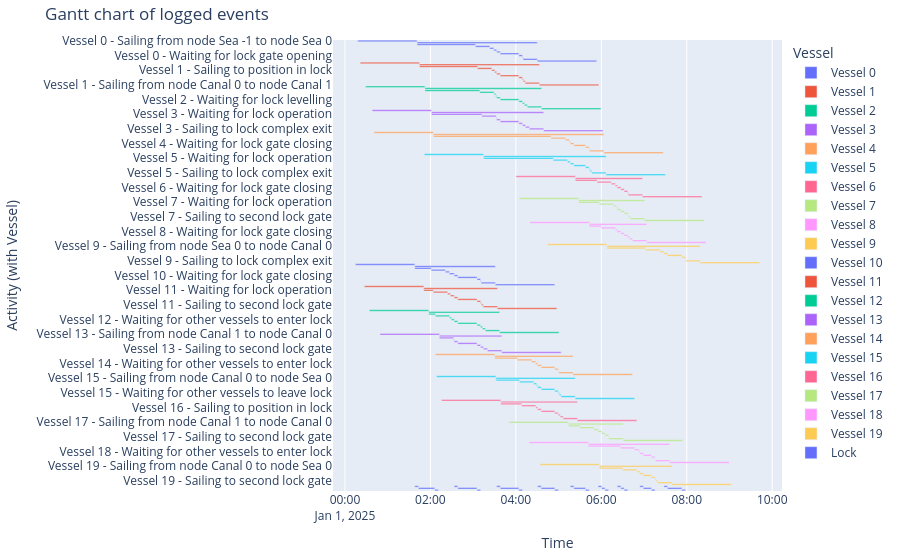

The notebook cell this image was saved under:
### Markdown cell above
#### Gantt chart of event table

### Code cell
df_eventtable = opentnsim.core.logutils.logbook2eventtable([*vessels, lock_chamber])
fig = generate_vessel_gantt_chart(df_eventtable)

### Figure 1 — Plotly figure (JSON) as saved in the notebook; plotly's stock layout.template omitted (floating-point values rounded to 4 significant figures)
{"data": [{"base": ["2025-01-01T00:17:55.000000000", "2025-01-01T01:41:15.000000000", "2025-01-01T01:41:15.000000000", "2025-01-01T03:03:18.000000000", "2025-01-01T03:23:18.000000000", "2025-01-01T03:28:58.000000000", "2025-01-01T03:33:06.000000000", "2025-01-01T03:38:06.000000000", "2025-01-01T04:04:16.000000000", "2025-01-01T04:09:16.000000000", "2025-01-01T04:10:05.000000000", "2025-01-01T04:30:05.000000000"], "hovertemplate": "object name=Vessel 0<br>start time=%{base}<br>stop time=%{x}<br>activity label=%{y}<extra></extra>", "legendgroup": "Vessel 0", "marker": {"color": "#636efa", "pattern": {"shape": ""}}, "name": "Vessel 0", "orientation": "h", "showlegend": true, "textposition": "auto", "type": "bar", "x": [5000000, 10130000, 4923000, 1200000, 340000, 248000, 300000, 1570000, 300000, 49000, 1200000, 5000000], "xaxis": "x", "y": ["Vessel 0 - Sailing from node Sea -1 to node Sea 0", "Vessel 0 - Sailing from node Sea 0 to node Canal 0", "Vessel 0 - Waiting for lock operation", "Vessel 0 - Sailing to first lock gate", "Vessel 0 - Sailing to position in lock", "Vessel 0 - Waiting for other vessels to enter lock", "Vessel 0 - Waiting for lock gate closing", "Vessel 0 - Waiting for lock levelling", "Vessel 0 - Waiting for lock gate opening", "Vessel 0 - Sailing to second lock gate", "Vessel 0 - Sailing to lock complex exit", "Vessel 0 - Sailing from node Canal 0 to node Canal 1"], "yaxis": "y"}, {"base": ["2025-01-01T00:21:25.000000000", "2025-01-01T01:44:45.000000000", "2025-01-01T01:44:45.000000000", "2025-01-01T03:06:18.000000000", "2025-01-01T03:26:18.000000000", "2025-01-01T03:30:21.000000000", "2025-01-01T03:33:06.000000000", "2025-01-01T03:38:06.000000000", "2025-01-01T04:04:16.000000000", "2025-01-01T04:09:16.000000000", "2025-01-01T04:10:39.000000000", "2025-01-01T04:13:05.000000000", "2025-01-01T04:33:05.000000000"], "hovertemplate": "object name=Vessel 1<br>start time=%{base}<br>stop time=%{x}<br>activity label=%{y}<extra></extra>", "legendgroup": "Vessel 1", "marker": {"color": "#EF553B", "pattern": {"shape": ""}}, "name": "Vessel 1", "orientation": "h", "showlegend": true, "textposition": "auto", "type": "bar", "x": [5000000, 10100000, 4893000, 1200000, 243000, 165000, 300000, 1570000, 300000, 83000, 146000, 1200000, 5000000], "xaxis": "x", "y": ["Vessel 1 - Sailing from node Sea -1 to node Sea 0", "Vessel 1 - Sailing from node Sea 0 to node Canal 0", "Vessel 1 - Waiting for lock operation", "Vessel 1 - Sailing to first lock gate", "Vessel 1 - Sailing to position in lock", "Vessel 1 - Waiting for other vessels to enter lock", "Vessel 1 - Waiting for lock gate closing", "Vessel 1 - Waiting for lock levelling", "Vessel 1 - Waiting for lock gate opening", "Vessel 1 - Waiting for other vessels to leave lock", "Vessel 1 - Sailing to second lock gate", "Vessel 1 - Sailing to lock complex exit", "Vessel 1 - Sailing from node Canal 0 to node Canal 1"], "yaxis": "y"}, {"base": ["2025-01-01T00:28:58.000000000", "2025-01-01T01:52:18.000000000", "2025-01-01T01:52:18.000000000", "2025-01-01T03:09:18.000000000", "2025-01-01T03:29:18.000000000", "2025-01-01T03:31:43.000000000", "2025-01-01T03:33:06.000000000", "2025-01-01T03:38:06.000000000", "2025-01-01T04:04:16.000000000", "2025-01-01T04:09:16.000000000", "2025-01-01T04:12:02.000000000", "2025-01-01T04:16:05.000000000", "2025-01-01T04:36:05.000000000"], "hovertemplate": "object name=Vessel 2<br>start time=%{base}<br>stop time=%{x}<br>activity label=%{y}<extra></extra>", "legendgroup": "Vessel 2", "marker": {"color": "#00cc96", "pattern": {"shape": ""}}, "name": "Vessel 2", "orientation": "h", "showlegend": true, "textposition": "auto", "type": "bar", "x": [5000000, 9827000, 4620000, 1200000, 145000, 83000, 300000, 1570000, 300000, 166000, 243000, 1200000, 5000000], "xaxis": "x", "y": ["Vessel 2 - Sailing from node Sea -1 to node Sea 0", "Vessel 2 - Sailing from node Sea 0 to node Canal 0", "Vessel 2 - Waiting for lock operation", "Vessel 2 - Sailing to first lock gate", "Vessel 2 - Sailing to position in lock", "Vessel 2 - Waiting for other vessels to enter lock", "Vessel 2 - Waiting for lock gate closing", "Vessel 2 - Waiting for lock levelling", "Vessel 2 - Waiting for lock gate opening", "Vessel 2 - Waiting for other vessels to leave lock", "Vessel 2 - Sailing to second lock gate", "Vessel 2 - Sailing to lock complex exit", "Vessel 2 - Sailing from node Canal 0 to node Canal 1"], "yaxis": "y"}, {"base": ["2025-01-01T00:38:13.000000000", "2025-01-01T02:01:33.000000000", "2025-01-01T02:01:33.000000000", "2025-01-01T03:12:18.000000000", "2025-01-01T03:32:18.000000000", "2025-01-01T03:33:06.000000000", "2025-01-01T03:38:06.000000000", "2025-01-01T04:04:16.000000000", "2025-01-01T04:09:16.000000000", "2025-01-01T04:13:25.000000000", "2025-01-01T04:19:05.000000000", "2025-01-01T04:39:05.000000000"], "hovertemplate": "object name=Vessel 3<br>start time=%{base}<br>stop time=%{x}<br>activity label=%{y}<extra></extra>", "legendgroup": "Vessel 3", "marker": {"color": "#ab63fa", "pattern": {"shape": ""}}, "name": "Vessel 3", "orientation": "h", "showlegend": true, "textposition": "auto", "type": "bar", "x": [5000000, 9452000, 4245000, 1200000, 48000, 300000, 1570000, 300000, 249000, 340000, 1200000, 5000000], "xaxis": "x", "y": ["Vessel 3 - Sailing from node Sea -1 to node Sea 0", "Vessel 3 - Sailing from node Sea 0 to node Canal 0", "Vessel 3 - Waiting for lock operation", "Vessel 3 - Sailing to first lock gate", "Vessel 3 - Sailing to position in lock", "Vessel 3 - Waiting for lock gate closing", "Vessel 3 - Waiting for lock levelling", "Vessel 3 - Waiting for lock gate opening", "Vessel 3 - Waiting for other vessels to leave lock", "Vessel 3 - Sailing to second lock gate", "Vessel 3 - Sailing to lock complex exit", "Vessel 3 - Sailing from node Canal 0 to node Canal 1"], "yaxis": "y"}, {"base": ["2025-01-01T00:40:58.000000000", "2025-01-01T02:04:18.000000000", "2025-01-01T02:04:18.000000000", "2025-01-01T04:49:29.000000000", "2025-01-01T05:09:29.000000000", "2025-01-01T05:15:09.000000000", "2025-01-01T05:16:32.000000000", "2025-01-01T05:21:32.000000000", "2025-01-01T05:37:52.000000000", "2025-01-01T05:42:52.000000000", "2025-01-01T05:43:41.000000000", "2025-01-01T06:03:41.000000000"], "hovertemplate": "object name=Vessel 4<br>start time=%{base}<br>stop time=%{x}<br>activity label=%{y}<extra></extra>", "legendgroup": "Vessel 4", "marker": {"color": "#FFA15A", "pattern": {"shape": ""}}, "name": "Vessel 4", "orientation": "h", "showlegend": true, "textposition": "auto", "type": "bar", "x": [5000000, 14363000, 9911000, 1200000, 340000, 83000, 300000, 980000, 300000, 49000, 1200000, 5000000], "xaxis": "x", "y": ["Vessel 4 - Sailing from node Sea -1 to node Sea 0", "Vessel 4 - Sailing from node Sea 0 to node Canal 0", "Vessel 4 - Waiting for lock operation", "Vessel 4 - Sailing to first lock gate", "Vessel 4 - Sailing to position in lock", "Vessel 4 - Waiting for other vessels to enter lock", "Vessel 4 - Waiting for lock gate closing", "Vessel 4 - Waiting for lock levelling", "Vessel 4 - Waiting for lock gate opening", "Vessel 4 - Sailing to second lock gate", "Vessel 4 - Sailing to lock complex exit", "Vessel 4 - Sailing from node Canal 0 to node Canal 1"], "yaxis": "y"}, {"base": ["2025-01-01T01:51:31.000000000", "2025-01-01T03:14:51.000000000", "2025-01-01T03:14:51.000000000", "2025-01-01T04:52:29.000000000", "2025-01-01T05:12:29.000000000", "2025-01-01T05:16:32.000000000", "2025-01-01T05:21:32.000000000", "2025-01-01T05:37:52.000000000", "2025-01-01T05:42:52.000000000", "2025-01-01T05:44:15.000000000", "2025-01-01T05:46:41.000000000", "2025-01-01T06:06:41.000000000"], "hovertemplate": "object name=Vessel 5<br>start time=%{base}<br>stop time=%{x}<br>activity label=%{y}<extra></extra>", "legendgroup": "Vessel 5", "marker": {"color": "#19d3f3", "pattern": {"shape": ""}}, "name": "Vessel 5", "orientation": "h", "showlegend": true, "textposition": "auto", "type": "bar", "x": [5000000, 10310000, 5858000, 1200000, 243000, 300000, 980000, 300000, 83000, 146000, 1200000, 5000000], "xaxis": "x", "y": ["Vessel 5 - Sailing from node Sea -1 to node Sea 0", "Vessel 5 - Sailing from node Sea 0 to node Canal 0", "Vessel 5 - Waiting for lock operation", "Vessel 5 - Sailing to first lock gate", "Vessel 5 - Sailing to position in lock", "Vessel 5 - Waiting for lock gate closing", "Vessel 5 - Waiting for lock levelling", "Vessel 5 - Waiting for lock gate opening", "Vessel 5 - Waiting for other vessels to leave lock", "Vessel 5 - Sailing to second lock gate", "Vessel 5 - Sailing to lock complex exit", "Vessel 5 - Sailing from node Canal 0 to node Canal 1"], "yaxis": "y"}, {"base": ["2025-01-01T04:00:10.000000000", "2025-01-01T05:23:30.000000000", "2025-01-01T05:23:30.000000000", "2025-01-01T05:54:00.000000000", "2025-01-01T06:14:00.000000000", "2025-01-01T06:19:40.000000000", "2025-01-01T06:22:25.000000000", "2025-01-01T06:27:25.000000000", "2025-01-01T06:32:05.000000000", "2025-01-01T06:37:05.000000000", "2025-01-01T06:37:54.000000000", "2025-01-01T06:57:54.000000000"], "hovertemplate": "object name=Vessel 6<br>start time=%{base}<br>stop time=%{x}<br>activity label=%{y}<extra></extra>", "legendgroup": "Vessel 6", "marker": {"color": "#FF6692", "pattern": {"shape": ""}}, "name": "Vessel 6", "orientation": "h", "showlegend": true, "textposition": "auto", "type": "bar", "x": [5000000, 5664000, 1830000, 1200000, 340000, 165000, 300000, 280000, 300000, 49000, 1200000, 5000000], "xaxis": "x", "y": ["Vessel 6 - Sailing from node Sea -1 to node Sea 0", "Vessel 6 - Sailing from node Sea 0 to node Canal 0", "Vessel 6 - Waiting for lock operation", "Vessel 6 - Sailing to first lock gate", "Vessel 6 - Sailing to position in lock", "Vessel 6 - Waiting for other vessels to enter lock", "Vessel 6 - Waiting for lock gate closing", "Vessel 6 - Waiting for lock levelling", "Vessel 6 - Waiting for lock gate opening", "Vessel 6 - Sailing to second lock gate", "Vessel 6 - Sailing to lock complex exit", "Vessel 6 - Sailing from node Canal 0 to node Canal 1"], "yaxis": "y"}, {"base": ["2025-01-01T04:04:49.000000000", "2025-01-01T05:28:09.000000000", "2025-01-01T05:28:09.000000000", "2025-01-01T05:57:00.000000000", "2025-01-01T06:17:00.000000000", "2025-01-01T06:21:03.000000000", "2025-01-01T06:22:25.000000000", "2025-01-01T06:27:25.000000000", "2025-01-01T06:32:05.000000000", "2025-01-01T06:37:05.000000000", "2025-01-01T06:38:28.000000000", "2025-01-01T06:40:54.000000000", "2025-01-01T07:00:54.000000000"], "hovertemplate": "object name=Vessel 7<br>start time=%{base}<br>stop time=%{x}<br>activity label=%{y}<extra></extra>", "legendgroup": "Vessel 7", "marker": {"color": "#B6E880", "pattern": {"shape": ""}}, "name": "Vessel 7", "orientation": "h", "showlegend": true, "textposition": "auto", "type": "bar", "x": [5000000, 5565000, 1731000, 1200000, 243000, 82000, 300000, 280000, 300000, 83000, 146000, 1200000, 5000000], "xaxis": "x", "y": ["Vessel 7 - Sailing from node Sea -1 to node Sea 0", "Vessel 7 - Sailing from node Sea 0 to node Canal 0", "Vessel 7 - Waiting for lock operation", "Vessel 7 - Sailing to first lock gate", "Vessel 7 - Sailing to position in lock", "Vessel 7 - Waiting for other vessels to enter lock", "Vessel 7 - Waiting for lock gate closing", "Vessel 7 - Waiting for lock levelling", "Vessel 7 - Waiting for lock gate opening", "Vessel 7 - Waiting for other vessels to leave lock", "Vessel 7 - Sailing to second lock gate", "Vessel 7 - Sailing to lock complex exit", "Vessel 7 - Sailing from node Canal 0 to node Canal 1"], "yaxis": "y"}, {"base": ["2025-01-01T04:19:44.000000000", "2025-01-01T05:43:04.000000000", "2025-01-01T05:43:04.000000000", "2025-01-01T06:00:00.000000000", "2025-01-01T06:20:00.000000000", "2025-01-01T06:22:25.000000000", "2025-01-01T06:27:25.000000000", "2025-01-01T06:32:05.000000000", "2025-01-01T06:37:05.000000000", "2025-01-01T06:39:51.000000000", "2025-01-01T06:43:54.000000000", "2025-01-01T07:03:54.000000000"], "hovertemplate": "object name=Vessel 8<br>start time=%{base}<br>stop time=%{x}<br>activity label=%{y}<extra></extra>", "legendgroup": "Vessel 8", "marker": {"color": "#FF97FF", "pattern": {"shape": ""}}, "name": "Vessel 8", "orientation": "h", "showlegend": true, "textposition": "auto", "type": "bar", "x": [5000000, 4850000, 1016000, 1200000, 145000, 300000, 280000, 300000, 166000, 243000, 1200000, 5000000], "xaxis": "x", "y": ["Vessel 8 - Sailing from node Sea -1 to node Sea 0", "Vessel 8 - Sailing from node Sea 0 to node Canal 0", "Vessel 8 - Waiting for lock operation", "Vessel 8 - Sailing to first lock gate", "Vessel 8 - Sailing to position in lock", "Vessel 8 - Waiting for lock gate closing", "Vessel 8 - Waiting for lock levelling", "Vessel 8 - Waiting for lock gate opening", "Vessel 8 - Waiting for other vessels to leave lock", "Vessel 8 - Sailing to second lock gate", "Vessel 8 - Sailing to lock complex exit", "Vessel 8 - Sailing from node Canal 0 to node Canal 1"], "yaxis": "y"}, {"base": ["2025-01-01T04:44:32.000000000", "2025-01-01T06:07:52.000000000", "2025-01-01T06:07:52.000000000", "2025-01-01T07:02:15.000000000", "2025-01-01T07:22:15.000000000", "2025-01-01T07:27:56.000000000", "2025-01-01T07:32:56.000000000", "2025-01-01T07:53:06.000000000", "2025-01-01T07:58:06.000000000", "2025-01-01T07:58:54.000000000", "2025-01-01T08:18:54.000000000"], "hovertemplate": "object name=Vessel 9<br>start time=%{base}<br>stop time=%{x}<br>activity label=%{y}<extra></extra>", "legendgroup": "Vessel 9", "marker": {"color": "#FECB52", "pattern": {"shape": ""}}, "name": "Vessel 9", "orientation": "h", "showlegend": true, "textposition": "auto", "type": "bar", "x": [5000000, 7862000, 3263000, 1200000, 341000, 300000, 1210000, 300000, 48000, 1200000, 5000000], "xaxis": "x", "y": ["Vessel 9 - Sailing from node Sea -1 to node Sea 0", "Vessel 9 - Sailing from node Sea 0 to node Canal 0", "Vessel 9 - Waiting for lock operation", "Vessel 9 - Sailing to first lock gate", "Vessel 9 - Sailing to position in lock", "Vessel 9 - Waiting for lock gate closing", "Vessel 9 - Waiting for lock levelling", "Vessel 9 - Waiting for lock gate opening", "Vessel 9 - Sailing to second lock gate", "Vessel 9 - Sailing to lock complex exit", "Vessel 9 - Sailing from node Canal 0 to node Canal 1"], "yaxis": "y"}, {"base": ["2025-01-01T00:14:44.000000000", "2025-01-01T01:38:04.000000000", "2025-01-01T01:38:04.000000000", "2025-01-01T02:01:04.000000000", "2025-01-01T02:21:04.000000000", "2025-01-01T02:26:45.000000000", "2025-01-01T02:33:24.000000000", "2025-01-01T02:38:24.000000000", "2025-01-01T03:05:24.000000000", "2025-01-01T03:10:24.000000000", "2025-01-01T03:11:13.000000000", "2025-01-01T03:31:13.000000000"], "hovertemplate": "object name=Vessel 10<br>start time=%{base}<br>stop time=%{x}<br>activity label=%{y}<extra></extra>", "legendgroup": "Vessel 10", "marker": {"color": "#636efa", "pattern": {"shape": ""}}, "name": "Vessel 10", "orientation": "h", "showlegend": true, "textposition": "auto", "type": "bar", "x": [5000000, 6789000, 1380000, 1200000, 341000, 399000, 300000, 1620000, 300000, 49000, 1200000, 5000000], "xaxis": "x", "y": ["Vessel 10 - Sailing from node Canal 1 to node Canal 0", "Vessel 10 - Sailing from node Canal 0 to node Sea 0", "Vessel 10 - Waiting for lock operation", "Vessel 10 - Sailing to first lock gate", "Vessel 10 - Sailing to position in lock", "Vessel 10 - Waiting for other vessels to enter lock", "Vessel 10 - Waiting for lock gate closing", "Vessel 10 - Waiting for lock levelling", "Vessel 10 - Waiting for lock gate opening", "Vessel 10 - Sailing to second lock gate", "Vessel 10 - Sailing to lock complex exit", "Vessel 10 - Sailing from node Sea 0 to node Sea -1"], "yaxis": "y"}, {"base": ["2025-01-01T00:27:21.000000000", "2025-01-01T01:50:41.000000000", "2025-01-01T01:50:41.000000000", "2025-01-01T02:04:04.000000000", "2025-01-01T02:24:04.000000000", "2025-01-01T02:28:07.000000000", "2025-01-01T02:33:24.000000000", "2025-01-01T02:38:24.000000000", "2025-01-01T03:05:24.000000000", "2025-01-01T03:10:24.000000000", "2025-01-01T03:11:47.000000000", "2025-01-01T03:14:13.000000000", "2025-01-01T03:34:13.000000000"], "hovertemplate": "object name=Vessel 11<br>start time=%{base}<br>stop time=%{x}<br>activity label=%{y}<extra></extra>", "legendgroup": "Vessel 11", "marker": {"color": "#EF553B", "pattern": {"shape": ""}}, "name": "Vessel 11", "orientation": "h", "showlegend": true, "textposition": "auto", "type": "bar", "x": [5000000, 6212000, 803000, 1200000, 243000, 317000, 300000, 1620000, 300000, 83000, 146000, 1200000, 5000000], "xaxis": "x", "y": ["Vessel 11 - Sailing from node Canal 1 to node Canal 0", "Vessel 11 - Sailing from node Canal 0 to node Sea 0", "Vessel 11 - Waiting for lock operation", "Vessel 11 - Sailing to first lock gate", "Vessel 11 - Sailing to position in lock", "Vessel 11 - Waiting for other vessels to enter lock", "Vessel 11 - Waiting for lock gate closing", "Vessel 11 - Waiting for lock levelling", "Vessel 11 - Waiting for lock gate opening", "Vessel 11 - Waiting for other vessels to leave lock", "Vessel 11 - Sailing to second lock gate", "Vessel 11 - Sailing to lock complex exit", "Vessel 11 - Sailing from node Sea 0 to node Sea -1"], "yaxis": "y"}, {"base": ["2025-01-01T00:34:27.000000000", "2025-01-01T01:57:47.000000000", "2025-01-01T01:57:47.000000000", "2025-01-01T02:07:04.000000000", "2025-01-01T02:27:04.000000000", "2025-01-01T02:29:30.000000000", "2025-01-01T02:33:24.000000000", "2025-01-01T02:38:24.000000000", "2025-01-01T03:05:24.000000000", "2025-01-01T03:10:24.000000000", "2025-01-01T03:13:10.000000000", "2025-01-01T03:17:13.000000000", "2025-01-01T03:37:13.000000000"], "hovertemplate": "object name=Vessel 12<br>start time=%{base}<br>stop time=%{x}<br>activity label=%{y}<extra></extra>", "legendgroup": "Vessel 12", "marker": {"color": "#00cc96", "pattern": {"shape": ""}}, "name": "Vessel 12", "orientation": "h", "showlegend": true, "textposition": "auto", "type": "bar", "x": [5000000, 5966000, 557000, 1200000, 146000, 234000, 300000, 1620000, 300000, 166000, 243000, 1200000, 5000000], "xaxis": "x", "y": ["Vessel 12 - Sailing from node Canal 1 to node Canal 0", "Vessel 12 - Sailing from node Canal 0 to node Sea 0", "Vessel 12 - Waiting for lock operation", "Vessel 12 - Sailing to first lock gate", "Vessel 12 - Sailing to position in lock", "Vessel 12 - Waiting for other vessels to enter lock", "Vessel 12 - Waiting for lock gate closing", "Vessel 12 - Waiting for lock levelling", "Vessel 12 - Waiting for lock gate opening", "Vessel 12 - Waiting for other vessels to leave lock", "Vessel 12 - Sailing to second lock gate", "Vessel 12 - Sailing to lock complex exit", "Vessel 12 - Sailing from node Sea 0 to node Sea -1"], "yaxis": "y"}, {"base": ["2025-01-01T00:49:15.000000000", "2025-01-01T02:12:35.000000000", "2025-01-01T02:12:35.000000000", "2025-01-01T02:32:35.000000000", "2025-01-01T02:33:24.000000000", "2025-01-01T02:38:24.000000000", "2025-01-01T03:05:24.000000000", "2025-01-01T03:10:24.000000000", "2025-01-01T03:14:32.000000000", "2025-01-01T03:20:13.000000000", "2025-01-01T03:40:13.000000000"], "hovertemplate": "object name=Vessel 13<br>start time=%{base}<br>stop time=%{x}<br>activity label=%{y}<extra></extra>", "legendgroup": "Vessel 13", "marker": {"color": "#ab63fa", "pattern": {"shape": ""}}, "name": "Vessel 13", "orientation": "h", "showlegend": true, "textposition": "auto", "type": "bar", "x": [5000000, 5258000, 1200000, 49000, 300000, 1620000, 300000, 248000, 341000, 1200000, 5000000], "xaxis": "x", "y": ["Vessel 13 - Sailing from node Canal 1 to node Canal 0", "Vessel 13 - Sailing from node Canal 0 to node Sea 0", "Vessel 13 - Sailing to first lock gate", "Vessel 13 - Sailing to position in lock", "Vessel 13 - Waiting for lock gate closing", "Vessel 13 - Waiting for lock levelling", "Vessel 13 - Waiting for lock gate opening", "Vessel 13 - Waiting for other vessels to leave lock", "Vessel 13 - Sailing to second lock gate", "Vessel 13 - Sailing to lock complex exit", "Vessel 13 - Sailing from node Sea 0 to node Sea -1"], "yaxis": "y"}, {"base": ["2025-01-01T02:07:07.000000000", "2025-01-01T03:30:27.000000000", "2025-01-01T03:30:27.000000000", "2025-01-01T04:02:10.000000000", "2025-01-01T04:22:10.000000000", "2025-01-01T04:27:50.000000000", "2025-01-01T04:30:36.000000000", "2025-01-01T04:35:36.000000000", "2025-01-01T04:54:36.000000000", "2025-01-01T04:59:36.000000000", "2025-01-01T05:00:24.000000000", "2025-01-01T05:20:24.000000000"], "hovertemplate": "object name=Vessel 14<br>start time=%{base}<br>stop time=%{x}<br>activity label=%{y}<extra></extra>", "legendgroup": "Vessel 14", "marker": {"color": "#FFA15A", "pattern": {"shape": ""}}, "name": "Vessel 14", "orientation": "h", "showlegend": true, "textposition": "auto", "type": "bar", "x": [5000000, 6597000, 1903000, 1200000, 340000, 166000, 300000, 1140000, 300000, 48000, 1200000, 5000000], "xaxis": "x", "y": ["Vessel 14 - Sailing from node Canal 1 to node Canal 0", "Vessel 14 - Sailing from node Canal 0 to node Sea 0", "Vessel 14 - Waiting for lock operation", "Vessel 14 - Sailing to first lock gate", "Vessel 14 - Sailing to position in lock", "Vessel 14 - Waiting for other vessels to enter lock", "Vessel 14 - Waiting for lock gate closing", "Vessel 14 - Waiting for lock levelling", "Vessel 14 - Waiting for lock gate opening", "Vessel 14 - Sailing to second lock gate", "Vessel 14 - Sailing to lock complex exit", "Vessel 14 - Sailing from node Sea 0 to node Sea -1"], "yaxis": "y"}, {"base": ["2025-01-01T02:08:36.000000000", "2025-01-01T03:31:56.000000000", "2025-01-01T03:31:56.000000000", "2025-01-01T04:05:10.000000000", "2025-01-01T04:25:10.000000000", "2025-01-01T04:29:13.000000000", "2025-01-01T04:30:36.000000000", "2025-01-01T04:35:36.000000000", "2025-01-01T04:54:36.000000000", "2025-01-01T04:59:36.000000000", "2025-01-01T05:00:58.000000000", "2025-01-01T05:03:24.000000000", "2025-01-01T05:23:24.000000000"], "hovertemplate": "object name=Vessel 15<br>start time=%{base}<br>stop time=%{x}<br>activity label=%{y}<extra></extra>", "legendgroup": "Vessel 15", "marker": {"color": "#19d3f3", "pattern": {"shape": ""}}, "name": "Vessel 15", "orientation": "h", "showlegend": true, "textposition": "auto", "type": "bar", "x": [5000000, 6688000, 1994000, 1200000, 243000, 83000, 300000, 1140000, 300000, 82000, 146000, 1200000, 5000000], "xaxis": "x", "y": ["Vessel 15 - Sailing from node Canal 1 to node Canal 0", "Vessel 15 - Sailing from node Canal 0 to node Sea 0", "Vessel 15 - Waiting for lock operation", "Vessel 15 - Sailing to first lock gate", "Vessel 15 - Sailing to position in lock", "Vessel 15 - Waiting for other vessels to enter lock", "Vessel 15 - Waiting for lock gate closing", "Vessel 15 - Waiting for lock levelling", "Vessel 15 - Waiting for lock gate opening", "Vessel 15 - Waiting for other vessels to leave lock", "Vessel 15 - Sailing to second lock gate", "Vessel 15 - Sailing to lock complex exit", "Vessel 15 - Sailing from node Sea 0 to node Sea -1"], "yaxis": "y"}, {"base": ["2025-01-01T02:15:36.000000000", "2025-01-01T03:38:56.000000000", "2025-01-01T03:38:56.000000000", "2025-01-01T04:08:10.000000000", "2025-01-01T04:28:10.000000000", "2025-01-01T04:30:36.000000000", "2025-01-01T04:35:36.000000000", "2025-01-01T04:54:36.000000000", "2025-01-01T04:59:36.000000000", "2025-01-01T05:02:21.000000000", "2025-01-01T05:06:24.000000000", "2025-01-01T05:26:24.000000000"], "hovertemplate": "object name=Vessel 16<br>start time=%{base}<br>stop time=%{x}<br>activity label=%{y}<extra></extra>", "legendgroup": "Vessel 16", "marker": {"color": "#FF6692", "pattern": {"shape": ""}}, "name": "Vessel 16", "orientation": "h", "showlegend": true, "textposition": "auto", "type": "bar", "x": [5000000, 6448000, 1754000, 1200000, 146000, 300000, 1140000, 300000, 165000, 243000, 1200000, 5000000], "xaxis": "x", "y": ["Vessel 16 - Sailing from node Canal 1 to node Canal 0", "Vessel 16 - Sailing from node Canal 0 to node Sea 0", "Vessel 16 - Waiting for lock operation", "Vessel 16 - Sailing to first lock gate", "Vessel 16 - Sailing to position in lock", "Vessel 16 - Waiting for lock gate closing", "Vessel 16 - Waiting for lock levelling", "Vessel 16 - Waiting for lock gate opening", "Vessel 16 - Waiting for other vessels to leave lock", "Vessel 16 - Sailing to second lock gate", "Vessel 16 - Sailing to lock complex exit", "Vessel 16 - Sailing from node Sea 0 to node Sea -1"], "yaxis": "y"}, {"base": ["2025-01-01T03:50:31.000000000", "2025-01-01T05:13:51.000000000", "2025-01-01T05:13:51.000000000", "2025-01-01T05:29:46.000000000", "2025-01-01T05:49:46.000000000", "2025-01-01T05:55:26.000000000", "2025-01-01T06:00:26.000000000", "2025-01-01T06:05:06.000000000", "2025-01-01T06:10:06.000000000", "2025-01-01T06:10:55.000000000", "2025-01-01T06:30:55.000000000"], "hovertemplate": "object name=Vessel 17<br>start time=%{base}<br>stop time=%{x}<br>activity label=%{y}<extra></extra>", "legendgroup": "Vessel 17", "marker": {"color": "#B6E880", "pattern": {"shape": ""}}, "name": "Vessel 17", "orientation": "h", "showlegend": true, "textposition": "auto", "type": "bar", "x": [5000000, 4624000, 955000, 1200000, 340000, 300000, 280000, 300000, 49000, 1200000, 5000000], "xaxis": "x", "y": ["Vessel 17 - Sailing from node Canal 1 to node Canal 0", "Vessel 17 - Sailing from node Canal 0 to node Sea 0", "Vessel 17 - Waiting for lock operation", "Vessel 17 - Sailing to first lock gate", "Vessel 17 - Sailing to position in lock", "Vessel 17 - Waiting for lock gate closing", "Vessel 17 - Waiting for lock levelling", "Vessel 17 - Waiting for lock gate opening", "Vessel 17 - Sailing to second lock gate", "Vessel 17 - Sailing to lock complex exit", "Vessel 17 - Sailing from node Sea 0 to node Sea -1"], "yaxis": "y"}, {"base": ["2025-01-01T04:18:29.000000000", "2025-01-01T05:41:49.000000000", "2025-01-01T05:41:49.000000000", "2025-01-01T06:26:59.000000000", "2025-01-01T06:46:59.000000000", "2025-01-01T06:52:39.000000000", "2025-01-01T06:54:02.000000000", "2025-01-01T06:59:02.000000000", "2025-01-01T07:10:22.000000000", "2025-01-01T07:15:22.000000000", "2025-01-01T07:16:10.000000000", "2025-01-01T07:36:10.000000000"], "hovertemplate": "object name=Vessel 18<br>start time=%{base}<br>stop time=%{x}<br>activity label=%{y}<extra></extra>", "legendgroup": "Vessel 18", "marker": {"color": "#FF97FF", "pattern": {"shape": ""}}, "name": "Vessel 18", "orientation": "h", "showlegend": true, "textposition": "auto", "type": "bar", "x": [5000000, 6861000, 2710000, 1200000, 340000, 83000, 300000, 680000, 300000, 48000, 1200000, 5000000], "xaxis": "x", "y": ["Vessel 18 - Sailing from node Canal 1 to node Canal 0", "Vessel 18 - Sailing from node Canal 0 to node Sea 0", "Vessel 18 - Waiting for lock operation", "Vessel 18 - Sailing to first lock gate", "Vessel 18 - Sailing to position in lock", "Vessel 18 - Waiting for other vessels to enter lock", "Vessel 18 - Waiting for lock gate closing", "Vessel 18 - Waiting for lock levelling", "Vessel 18 - Waiting for lock gate opening", "Vessel 18 - Sailing to second lock gate", "Vessel 18 - Sailing to lock complex exit", "Vessel 18 - Sailing from node Sea 0 to node Sea -1"], "yaxis": "y"}, {"base": ["2025-01-01T04:33:52.000000000", "2025-01-01T05:57:12.000000000", "2025-01-01T05:57:12.000000000", "2025-01-01T06:29:59.000000000", "2025-01-01T06:49:59.000000000", "2025-01-01T06:54:02.000000000", "2025-01-01T06:59:02.000000000", "2025-01-01T07:10:22.000000000", "2025-01-01T07:15:22.000000000", "2025-01-01T07:16:45.000000000", "2025-01-01T07:19:10.000000000", "2025-01-01T07:39:10.000000000"], "hovertemplate": "object name=Vessel 19<br>start time=%{base}<br>stop time=%{x}<br>activity label=%{y}<extra></extra>", "legendgroup": "Vessel 19", "marker": {"color": "#FECB52", "pattern": {"shape": ""}}, "name": "Vessel 19", "orientation": "h", "showlegend": true, "textposition": "auto", "type": "bar", "x": [5000000, 6118000, 1967000, 1200000, 243000, 300000, 680000, 300000, 83000, 145000, 1200000, 5000000], "xaxis": "x", "y": ["Vessel 19 - Sailing from node Canal 1 to node Canal 0", "Vessel 19 - Sailing from node Canal 0 to node Sea 0", "Vessel 19 - Waiting for lock operation", "Vessel 19 - Sailing to first lock gate", "Vessel 19 - Sailing to position in lock", "Vessel 19 - Waiting for lock gate closing", "Vessel 19 - Waiting for lock levelling", "Vessel 19 - Waiting for lock gate opening", "Vessel 19 - Waiting for other vessels to leave lock", "Vessel 19 - Sailing to second lock gate", "Vessel 19 - Sailing to lock complex exit", "Vessel 19 - Sailing from node Sea 0 to node Sea -1"], "yaxis": "y"}, {"base": ["2025-01-01T01:38:04.000000000", "2025-01-01T01:43:04.000000000", "2025-01-01T02:06:04.000000000", "2025-01-01T02:33:24.000000000", "2025-01-01T02:38:24.000000000", "2025-01-01T03:05:24.000000000", "2025-01-01T03:33:06.000000000", "2025-01-01T03:38:06.000000000", "2025-01-01T04:04:16.000000000", "2025-01-01T04:30:36.000000000", "2025-01-01T04:35:36.000000000", "2025-01-01T04:54:36.000000000", "2025-01-01T05:16:32.000000000", "2025-01-01T05:21:32.000000000", "2025-01-01T05:37:52.000000000", "2025-01-01T05:55:26.000000000", "2025-01-01T06:00:26.000000000", "2025-01-01T06:05:06.000000000", "2025-01-01T06:22:25.000000000", "2025-01-01T06:27:25.000000000", "2025-01-01T06:32:05.000000000", "2025-01-01T06:54:02.000000000", "2025-01-01T06:59:02.000000000", "2025-01-01T07:10:22.000000000", "2025-01-01T07:27:56.000000000", "2025-01-01T07:32:56.000000000", "2025-01-01T07:53:06.000000000"], "hovertemplate": "object name=Lock<br>start time=%{base}<br>stop time=%{x}<br>activity label=%{y}<extra></extra>", "legendgroup": "Lock", "marker": {"color": "#636efa", "pattern": {"shape": ""}}, "name": "Lock", "orientation": "h", "showlegend": true, "textposition": "auto", "type": "bar", "x": [300000, 1380000, 300000, 300000, 1620000, 300000, 300000, 1570000, 300000, 300000, 1140000, 300000, 300000, 980000, 300000, 300000, 280000, 300000, 300000, 280000, 300000, 300000, 680000, 300000, 300000, 1210000, 300000], "xaxis": "x", "y": ["Lock - Lock gate closing", "Lock - Lock levelling", "Lock - Lock gate opening", "Lock - Lock gate closing", "Lock - Lock levelling", "Lock - Lock gate opening", "Lock - Lock gate closing", "Lock - Lock levelling", "Lock - Lock gate opening", "Lock - Lock gate closing", "Lock - Lock levelling", "Lock - Lock gate opening", "Lock - Lock gate closing", "Lock - Lock levelling", "Lock - Lock gate opening", "Lock - Lock gate closing", "Lock - Lock levelling", "Lock - Lock gate opening", "Lock - Lock gate closing", "Lock - Lock levelling", "Lock - Lock gate opening", "Lock - Lock gate closing", "Lock - Lock levelling", "Lock - Lock gate opening", "Lock - Lock gate closing", "Lock - Lock levelling", "Lock - Lock gate opening"], "yaxis": "y"}], "layout": {"barmode": "overlay", "legend": {"title": {"text": "Vessel"}, "tracegroupgap": 0}, "margin": {"b": 20, "l": 20, "r": 20, "t": 40}, "title": {"text": "Gantt chart of logged events"}, "xaxis": {"anchor": "y", "domain": [0, 1], "title": {"text": "Time"}, "type": "date"}, "yaxis": {"anchor": "x", "autorange": "reversed", "domain": [0, 1], "title": {"text": "Activity (with Vessel)"}}}}
